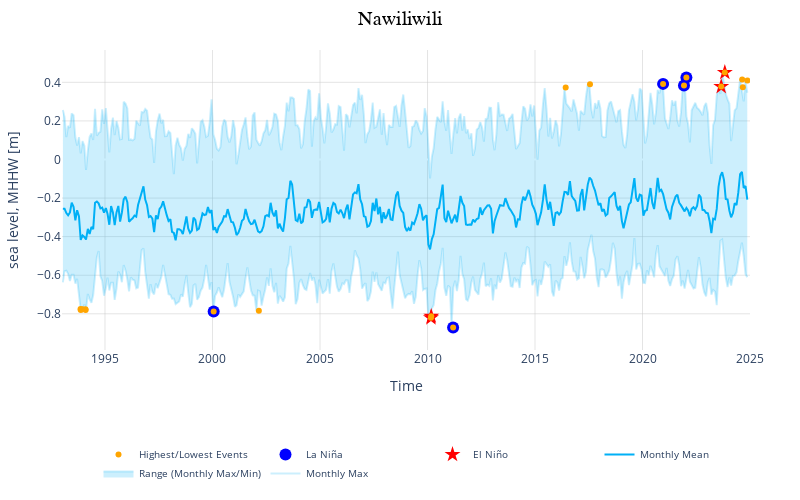

This figure's notebook cell:
### Markdown cell above
A note: the plotly plot will not render in the jupyter book build, because the original data to build it is stored elsewhere (not on github). If you are replicating this notebook, it should work fine for you. In the meantime, the pre-built html is available.

### Code cell
figly = make_plotlyFigure(rsl_monthly_mean, 
        rsl_monthly_max, rsl_monthly_min, 
        top_10_table, rsl_subset,int(station_map[station_name]))

# change size of the plot
# figly.update_layout(autosize=True)
figly.update_layout(width=800, height=500,autosize=False)
# save the figure to the output folder
figname = 'SL_top_10_plot_' + station_name + '.html'

# # remove commas from figname
# figname = figname.replace(', ','_')
# matrix_dir = Path('../../matrix/plotly')
# pio.write_html(figly, str(matrix_dir / figname), auto_open=False)

figly

### Figure 1 — Plotly figure (JSON) as saved in the notebook; plotly's stock layout.template omitted (floating-point values rounded to 4 significant figures; data arrays with more than 128 entries replaced by an {"elided": "..."} marker saying what was removed)
{"data": [{"line": {"color": "rgba(0,176,246,0.2)"}, "mode": "lines", "name": "Monthly Max", "type": "scatter", "x": {"elided": "384 str values"}, "y": {"elided": "383 float values"}}, {"fill": "tonexty", "fillcolor": "rgba(0,176,246,0.2)", "line": {"color": "rgba(0,176,246,0.2)"}, "mode": "lines", "name": "Range (Monthly Max/Min)", "type": "scatter", "x": {"elided": "384 str values"}, "y": {"elided": "383 float values"}}, {"line": {"color": "rgba(0,176,246,1)"}, "mode": "lines", "name": "Monthly Mean", "type": "scatter", "x": {"elided": "384 str values"}, "y": {"elided": "383 float values"}}, {"hoverinfo": "none", "marker": {"color": "red", "size": 12, "symbol": "star"}, "mode": "markers", "name": "El Niño", "type": "scatter", "x": ["2023-10-30T15:00:00.000000000", "2023-08-30T01:00:00.000000000", "2010-02-28T07:00:00.000000000", "2010-03-05T22:00:00.000000000"], "y": [0.451, 0.378, -0.821, -0.813]}, {"hoverinfo": "none", "marker": {"color": "blue", "size": 12, "symbol": "circle"}, "mode": "markers", "name": "La Niña", "type": "scatter", "x": ["2022-01-15T12:00:00.000000000", "2020-12-15T15:00:00.000000000", "2021-12-05T15:00:00.000000000", "2011-03-12T00:00:00.000000000", "2000-01-21T07:00:00.000000000"], "y": [0.425, 0.392, 0.384, -0.871, -0.788]}, {"hovertemplate": "%{x}, %{y:.2f} m<extra></extra>", "marker": {"color": "orange", "size": 6, "symbol": "circle"}, "mode": "markers", "name": "Highest/Lowest Events", "type": "scatter", "x": ["2023-10-30T15:00:00.000000000", "2022-01-15T12:00:00.000000000", "2024-08-20T02:00:00.000000000", "2024-11-16T14:00:00.000000000", "2020-12-15T15:00:00.000000000", "2017-07-23T02:00:00.000000000", "2021-12-05T15:00:00.000000000", "2023-08-30T01:00:00.000000000", "2024-08-31T00:00:00.000000000", "2016-06-05T02:00:00.000000000", "2011-03-12T00:00:00.000000000", "2010-02-28T07:00:00.000000000", "2010-03-05T22:00:00.000000000", "2000-01-21T07:00:00.000000000", "2002-02-27T07:00:00.000000000", "1993-11-15T07:00:00.000000000", "1994-02-06T03:00:00.000000000", "1993-12-14T07:00:00.000000000", "1994-02-03T00:00:00.000000000", "1993-11-12T05:00:00.000000000"], "y": [0.451, 0.425, 0.415, 0.409, 0.392, 0.39, 0.384, 0.378, 0.374, 0.373, -0.871, -0.821, -0.813, -0.788, -0.784, -0.78, -0.78, -0.777, -0.776, -0.775]}], "layout": {"autosize": false, "height": 500, "legend": {"font": {"size": 10}, "orientation": "h", "x": 0.5, "xanchor": "center", "y": -0.3, "yanchor": "top"}, "margin": {"b": 100, "l": 50, "r": 50, "t": 50}, "plot_bgcolor": "white", "showlegend": true, "title": {"font": {"color": "black", "family": "Arial", "size": 20}, "text": "Nawiliwili", "x": 0.5}, "width": 800, "xaxis": {"gridcolor": "rgb(200,200,200)", "gridwidth": 0.5, "range": ["1993-01-01", "2024-12-31"], "showgrid": true, "title": {"text": "Time"}}, "yaxis": {"gridcolor": "rgb(200,200,200)", "gridwidth": 0.5, "showgrid": true, "title": {"text": "sea level, MHHW [m]"}}}}
